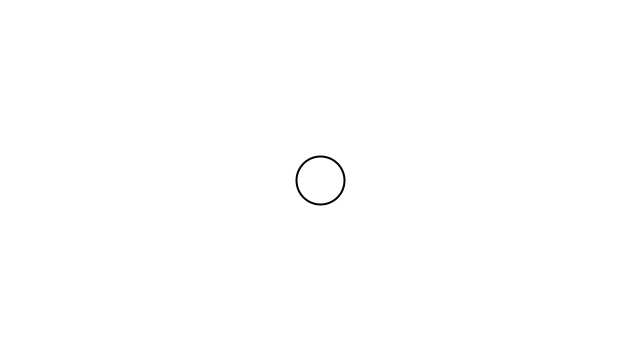
Frame 1 (no input)
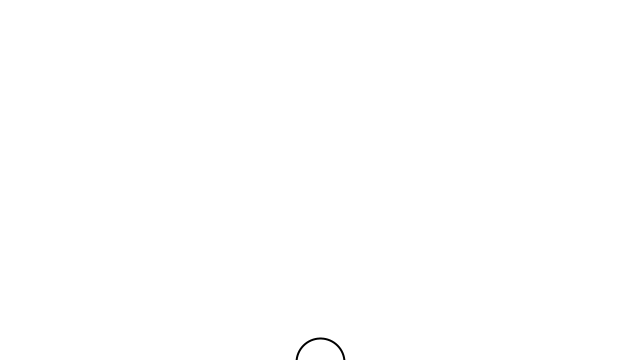
Frame 60 (the mouse pressed at the canvas centre just before this capture)
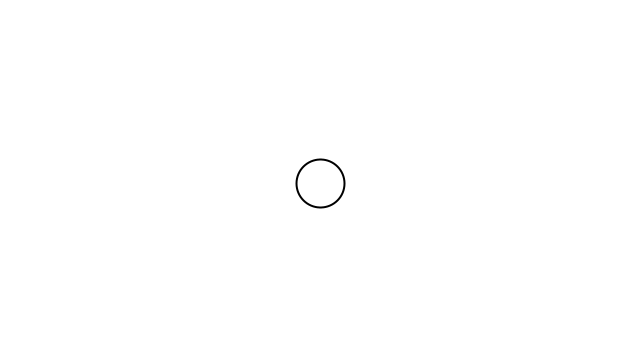
Frame 120 (the mouse held since frame 60 and released just before this capture)

The Processing sketch that drew these frames (run headless with seeded random() and noise(); from frame 60 on, the mouse is pressed at the canvas centre):

// Processing sketch: Mover_1st_law
// ── Mover_1st_law.pde
Mover mover;

void setup() {
  size(640, 360);
  mover = new Mover();
}

void draw() {
  background(255);
  
  PVector gravity = new PVector(0,0.1);
  mover.applyForce(gravity);
  
  mover.move();
  mover.display();
  mover.edges();
}
// ── Mover.pde
class Mover {

  PVector location;
  PVector velocity;
  PVector acceleration;
  float mass;

  Mover() {
    location = new PVector(width/2, height/2);
    velocity = new PVector(0,0);
    acceleration = new PVector(0,0);
    mass = 1;
  }

  void applyForce(PVector force){
    PVector f = PVector.div(force,mass);
     acceleration.add(f); 
  }
  
  void display() {
    fill(255);
    stroke(0);
    strokeWeight(2);
    ellipse(location.x, location.y, 48, 48);
  }

  void move() {
    velocity.add(acceleration);
    location.add(velocity);
    acceleration.mult(0);  
  }

  void edges() {
     if (location.x > width) {
      location.x = width;
      velocity.x *= -1;
    } else if (location.x < 0) {
      velocity.x *= -1;
      location.x = 0;
    }

    if (location.y > height) {
      velocity.y *= -1;
      location.y = height;
    }
  }
}
